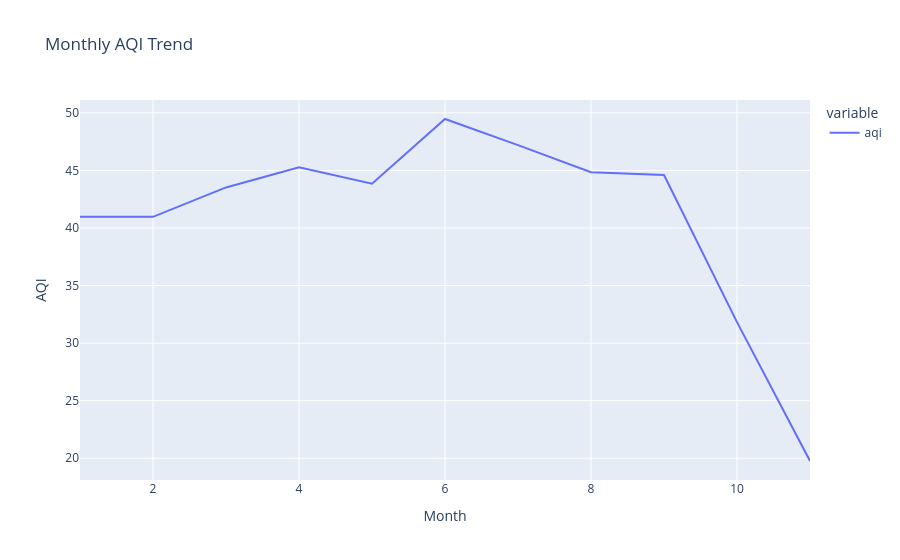

Notebook cell for this chart:
### Code cell
fig = px.line(monthly_aqi, 
              title="Monthly AQI Trend",
              labels={"value":"AQI","month":"Month"})

fig.show()

### Figure 1 — Plotly figure (JSON) as saved in the notebook; plotly's stock layout.template omitted (floating-point values rounded to 4 significant figures)
{"data": [{"hovertemplate": "variable=aqi<br>Month=%{x}<br>AQI=%{y}<extra></extra>", "legendgroup": "aqi", "line": {"color": "#636efa", "dash": "solid"}, "marker": {"symbol": "circle"}, "mode": "lines", "name": "aqi", "orientation": "v", "showlegend": true, "type": "scatter", "x": [1, 2, 3, 4, 5, 6, 7, 8, 9, 10, 11], "xaxis": "x", "y": [40.98, 40.97, 43.53, 45.27, 43.85, 49.47, 47.2, 44.85, 44.61, 31.82, 19.76], "yaxis": "y"}], "layout": {"legend": {"title": {"text": "variable"}, "tracegroupgap": 0}, "title": {"text": "Monthly AQI Trend"}, "xaxis": {"anchor": "y", "domain": [0, 1], "title": {"text": "Month"}}, "yaxis": {"anchor": "x", "domain": [0, 1], "title": {"text": "AQI"}}}}
